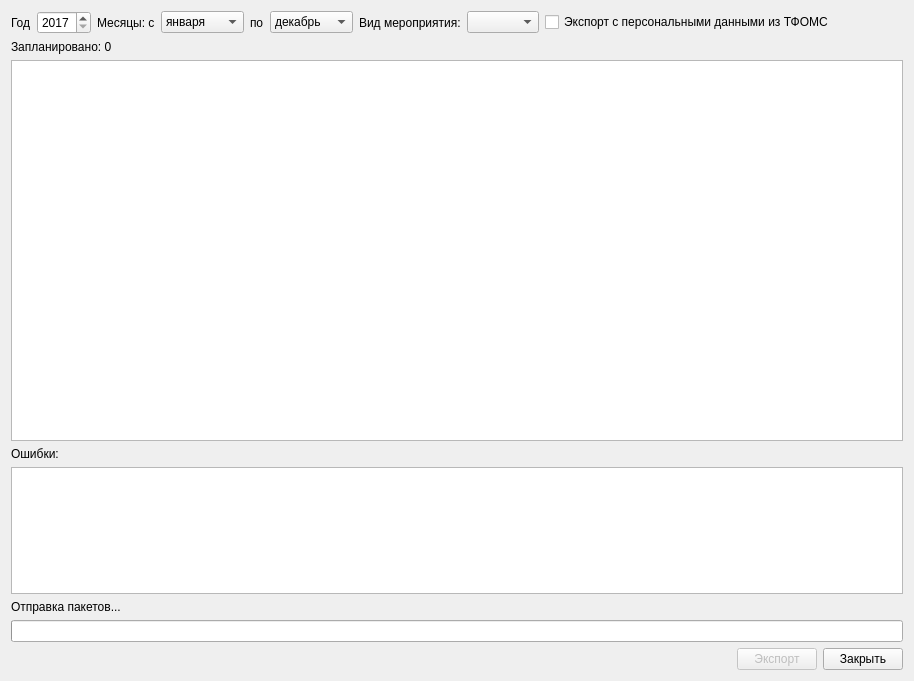
<?xml version="1.0" encoding="UTF-8"?>
<ui version="4.0">
 <class>ExportDispPlanDialog</class>
 <widget class="QDialog" name="ExportDispPlanDialog">
  <property name="geometry">
   <rect>
    <x>0</x>
    <y>0</y>
    <width>914</width>
    <height>681</height>
   </rect>
  </property>
  <property name="windowTitle">
   <string>Экспорт списка лиц, запланированных для проведения профилактических мероприятий</string>
  </property>
  <layout class="QGridLayout" name="gridLayout_2">
   <item row="7" column="0">
    <layout class="QHBoxLayout" name="horizontalLayout">
     <item>
      <spacer name="horizontalSpacer">
       <property name="orientation">
        <enum>Qt::Horizontal</enum>
       </property>
       <property name="sizeHint" stdset="0">
        <size>
         <width>40</width>
         <height>20</height>
        </size>
       </property>
      </spacer>
     </item>
     <item>
      <widget class="QPushButton" name="btnExport">
       <property name="enabled">
        <bool>false</bool>
       </property>
       <property name="text">
        <string>Экспорт</string>
       </property>
      </widget>
     </item>
     <item>
      <widget class="QPushButton" name="btnClose">
       <property name="text">
        <string>Закрыть</string>
       </property>
      </widget>
     </item>
    </layout>
   </item>
   <item row="0" column="0">
    <layout class="QHBoxLayout" name="horizontalLayout_2">
     <item>
      <widget class="QLabel" name="label">
       <property name="text">
        <string>Год</string>
       </property>
      </widget>
     </item>
     <item>
      <widget class="QSpinBox" name="sbYear">
       <property name="minimum">
        <number>2017</number>
       </property>
       <property name="maximum">
        <number>9999</number>
       </property>
      </widget>
     </item>
     <item>
      <widget class="QLabel" name="label_2">
       <property name="text">
        <string>Месяцы: с</string>
       </property>
      </widget>
     </item>
     <item>
      <widget class="QComboBox" name="cmbMonthFrom">
       <property name="currentIndex">
        <number>0</number>
       </property>
       <item>
        <property name="text">
         <string>января</string>
        </property>
       </item>
       <item>
        <property name="text">
         <string>февраля</string>
        </property>
       </item>
       <item>
        <property name="text">
         <string>марта</string>
        </property>
       </item>
       <item>
        <property name="text">
         <string>апреля</string>
        </property>
       </item>
       <item>
        <property name="text">
         <string>мая</string>
        </property>
       </item>
       <item>
        <property name="text">
         <string>июня</string>
        </property>
       </item>
       <item>
        <property name="text">
         <string>июля</string>
        </property>
       </item>
       <item>
        <property name="text">
         <string>августа</string>
        </property>
       </item>
       <item>
        <property name="text">
         <string>сентября</string>
        </property>
       </item>
       <item>
        <property name="text">
         <string>октября</string>
        </property>
       </item>
       <item>
        <property name="text">
         <string>ноября</string>
        </property>
       </item>
       <item>
        <property name="text">
         <string>декабря</string>
        </property>
       </item>
      </widget>
     </item>
     <item>
      <widget class="QLabel" name="label_3">
       <property name="text">
        <string>по</string>
       </property>
      </widget>
     </item>
     <item>
      <widget class="QComboBox" name="cmbMonthTo">
       <property name="currentIndex">
        <number>11</number>
       </property>
       <item>
        <property name="text">
         <string>январь</string>
        </property>
       </item>
       <item>
        <property name="text">
         <string>февраль</string>
        </property>
       </item>
       <item>
        <property name="text">
         <string>март</string>
        </property>
       </item>
       <item>
        <property name="text">
         <string>апрель</string>
        </property>
       </item>
       <item>
        <property name="text">
         <string>май</string>
        </property>
       </item>
       <item>
        <property name="text">
         <string>июнь</string>
        </property>
       </item>
       <item>
        <property name="text">
         <string>июль</string>
        </property>
       </item>
       <item>
        <property name="text">
         <string>август</string>
        </property>
       </item>
       <item>
        <property name="text">
         <string>сентябрь</string>
        </property>
       </item>
       <item>
        <property name="text">
         <string>октябрь</string>
        </property>
       </item>
       <item>
        <property name="text">
         <string>ноябрь</string>
        </property>
       </item>
       <item>
        <property name="text">
         <string>декабрь</string>
        </property>
       </item>
      </widget>
     </item>
     <item>
      <widget class="QLabel" name="label_5">
       <property name="text">
        <string>Вид мероприятия:</string>
       </property>
      </widget>
     </item>
     <item>
      <widget class="QComboBox" name="cmbKind"/>
     </item>
     <item>
      <widget class="QCheckBox" name="chkUseSocAttachments">
       <property name="enabled">
        <bool>true</bool>
       </property>
       <property name="text">
        <string>Экспорт с персональными данными из ТФОМС</string>
       </property>
      </widget>
     </item>
     <item>
      <spacer name="horizontalSpacer_2">
       <property name="orientation">
        <enum>Qt::Horizontal</enum>
       </property>
       <property name="sizeHint" stdset="0">
        <size>
         <width>40</width>
         <height>20</height>
        </size>
       </property>
      </spacer>
     </item>
    </layout>
   </item>
   <item row="6" column="0">
    <widget class="QProgressBar" name="pbExportProgress">
     <property name="format">
      <string>%v из %m</string>
     </property>
    </widget>
   </item>
   <item row="1" column="0">
    <widget class="QLabel" name="lblPlanCount">
     <property name="text">
      <string>Запланировано: 0</string>
     </property>
    </widget>
   </item>
   <item row="2" column="0">
    <widget class="CTableView" name="tblDispPlan">
     <property name="sizePolicy">
      <sizepolicy hsizetype="Expanding" vsizetype="Expanding">
       <horstretch>0</horstretch>
       <verstretch>3</verstretch>
      </sizepolicy>
     </property>
    </widget>
   </item>
   <item row="5" column="0">
    <widget class="QLabel" name="lblExportStatus">
     <property name="text">
      <string>Отправка пакетов...</string>
     </property>
    </widget>
   </item>
   <item row="4" column="0">
    <widget class="CTableView" name="tblDispPlanErrors">
     <property name="sizePolicy">
      <sizepolicy hsizetype="Expanding" vsizetype="Expanding">
       <horstretch>0</horstretch>
       <verstretch>1</verstretch>
      </sizepolicy>
     </property>
    </widget>
   </item>
   <item row="3" column="0">
    <widget class="QLabel" name="label_4">
     <property name="text">
      <string>Ошибки:</string>
     </property>
    </widget>
   </item>
  </layout>
 </widget>
 <customwidgets>
  <customwidget>
   <class>CTableView</class>
   <extends>QTableView</extends>
   <header>library/TableView.h</header>
  </customwidget>
 </customwidgets>
 <resources/>
 <connections/>
</ui>
